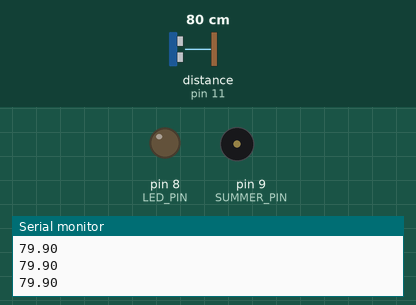
Recording of a sketch running on a simulated Arduino Uno, built with avr-gcc and run on an emulated ATmega328P. Parts: output pins drawn as LEDs (lit = HIGH), buzzer (waves = sounding), the last lines printed to the serial monitor. Wiring (inferred from the names in the program): ultrasonic range finder: trigger pin 10; echo pin 11. The test bench sets the inputs (shaded band); at power-on: distance to the obstacle (sensor on pin 11) 80 cm. The echo pulse lasts 58.3 µs per cm; pins used as bus, display or sensor lines are not drawn.

Above: at 1.2 s.
1.3 s: distance to the obstacle (sensor on pin 11) set to 23 cm
2.8 s: distance to the obstacle (sensor on pin 11) set to 18 cm
At 4.1 s:
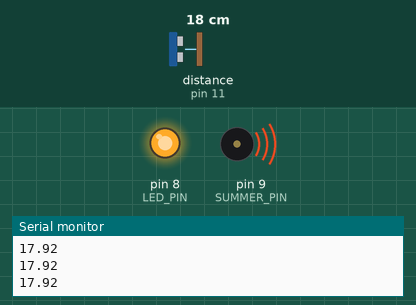
4.5 s: distance to the obstacle (sensor on pin 11) set to 35 cm
At 5.7 s:
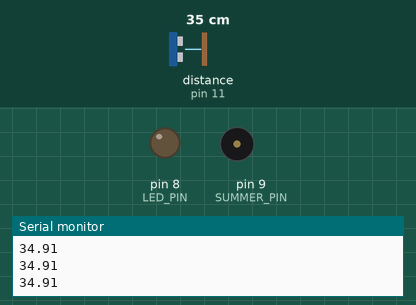
6.0 s: distance to the obstacle (sensor on pin 11) set to 2 cm
At 7.5 s:
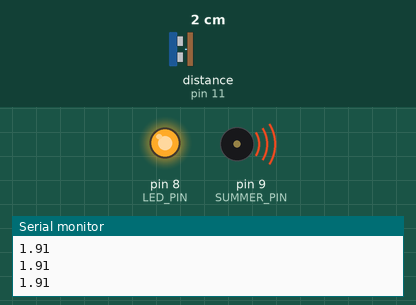
Timing chart, 0 to 8.6 s (numbered marks = the images above; inputs shaded):
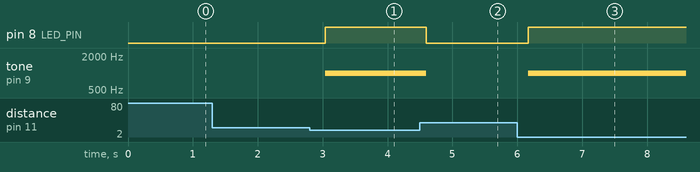

Measured:
- the behaviour switches between 21 and 20 cm on distance to the obstacle (sensor on pin 11) (found by bisection; images 0 and 1)
- after the input at 2.8 s, pin 8 (LED_PIN): LOW → HIGH after 0.24 s; tone on pin 9 (SUMMER_PIN): silent → 1000 Hz after 0.24 s
- after the input at 4.5 s, pin 8 (LED_PIN): HIGH → LOW after 0.10 s; tone on pin 9 (SUMMER_PIN): 1000 Hz → silent after 0.10 s
- after the input at 6.0 s, pin 8 (LED_PIN): LOW → HIGH after 0.17 s; tone on pin 9 (SUMMER_PIN): silent → 1000 Hz after 0.17 s

The sketch:

beispiel_abstandswarner.ino
```cpp
/*
  Abstandswarner – Fachpraxis 12 (Musterloesung)
  Misst den Abstand mit HC-SR04 und warnt bei weniger als 20 cm.
  Verdrahtung: TRIG -> D10, ECHO -> D11, LED (+ Vorwiderstand) -> D8,
                Piezo-Summer -> D9, jeweils GND gemeinsam verbinden.
*/

const byte TRIG_PIN = 10;
const byte ECHO_PIN = 11;
const byte LED_PIN = 8;
const byte SUMMER_PIN = 9;
const int WARN_SCHWELLE_CM = 20;
const byte ANZAHL_MESSUNGEN = 3;
const unsigned long TIMEOUT_US = 30000;  // verhindert langes Warten ohne Echo
void setup() {
  pinMode(TRIG_PIN, OUTPUT);
  pinMode(ECHO_PIN, INPUT);
  pinMode(LED_PIN, OUTPUT);
  pinMode(SUMMER_PIN, OUTPUT);
  Serial.begin(9600);
}
float messeAbstandCm() {
  digitalWrite(TRIG_PIN, LOW);
  delayMicroseconds(2);
  digitalWrite(TRIG_PIN, HIGH);      // Startimpuls fuer den HC-SR04
  delayMicroseconds(10);
  digitalWrite(TRIG_PIN, LOW);

  unsigned long dauer = pulseIn(ECHO_PIN, HIGH, TIMEOUT_US);
  if (dauer == 0) return -1;          // kein Echo innerhalb des Timeouts
  return dauer * 0.0343 / 2.0;        // Schallweg hin und zurueck
}
void loop() {
  float summe = 0;
  byte gueltigeMessungen = 0;
  for (byte i = 0; i < ANZAHL_MESSUNGEN; i++) {
    float abstand = messeAbstandCm();
    if (abstand >= 0) {
      summe += abstand;
      gueltigeMessungen++;
    }
    delay(50);
  }
  if (gueltigeMessungen > 0) {
    float mittelwert = summe / gueltigeMessungen;
    Serial.println(mittelwert);       // eine Zahl pro Zeile fuer den Serial Plotter
    if (mittelwert < WARN_SCHWELLE_CM) {
      digitalWrite(LED_PIN, HIGH);
      tone(SUMMER_PIN, 1000);
    } else {
      digitalWrite(LED_PIN, LOW);
      noTone(SUMMER_PIN);
    }
  } else {
    digitalWrite(LED_PIN, LOW);
    noTone(SUMMER_PIN);
  }
}
```
